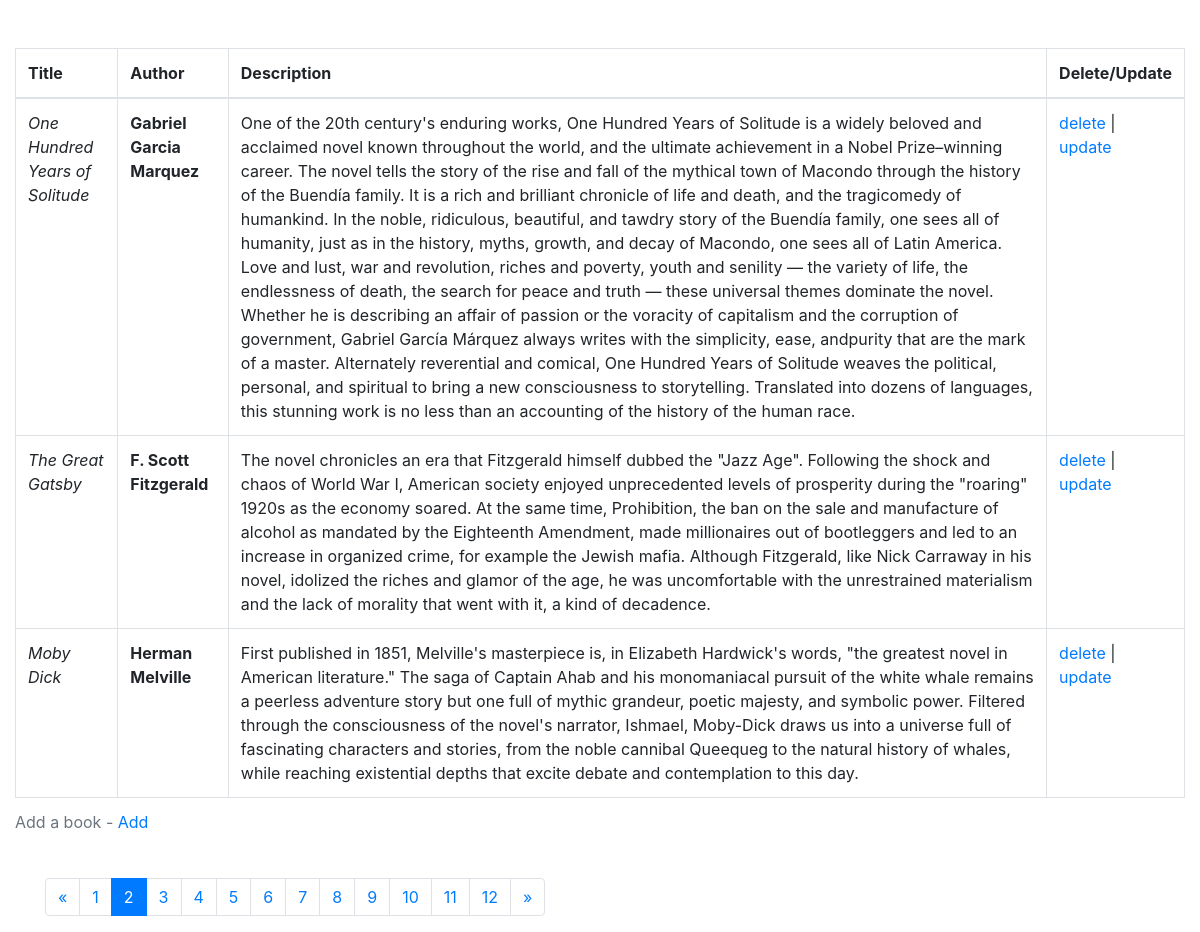
Screenshot of /?page=2 with the database file from the repository.
### books/models.py (models this page shows, shortened)
class Book(models.Model):
    title = models.CharField(max_length=220, unique=True)
    author = models.CharField(max_length=150)
    description = models.TextField()

### books/views.py (the view)
# urls.py: path('', index, name='books.home'),
def index(request):
    books = Book.objects.all()
    page = request.GET.get('page', 1)
    paginator = Paginator(books, 3)
    try:
        pages = paginator.page(page)
    except PageNotAnInteger:
        pages = paginator.page(1)
    except EmptyPage:
        pages = paginator.page(paginator.num_pages)
    return render(request, 'index.html', {'pages': pages})

### templates/index.html (shortened to what this page needs)
<!DOCTYPE html>
<html>
<head>
	<link rel="stylesheet" href="https://maxcdn.bootstrapcdn.com/bootstrap/4.0.0/css/bootstrap.min.css">
</head>
<body>
	<div class="container-fluid pt-5">
	<table class="table table-bordered">
		<caption><p>Add a book - <a href="{% url 'books.create' %}" title="">Add</a></p> </caption>
		<thead>
    		<tr>
      			<th>Title</th>
      			<th>Author</th>
      			<th>Description</th>
      			<th>Delete/Update</th>
    		</tr>
  		</thead>
  		<tbody>
	    	{% for book in pages %}
	      		<tr>
	      		<td><i>{{book.title}}</i></td>
				<td><b>{{book.author}}</b></td>
				<td>
					{{book.description}}
				</td>
				<td>
					<a href="{% url 'books.delete' book.pk%}" title="">delete</a> |
					<a href="{% url 'books.update' book.pk%}" title="">update</a>
				</td>
	      		</tr>
    		{% endfor %}
  		</tbody>
	</table>
	</div>
	{% if pages.has_other_pages %}
	<div class="container">
  	<ul class="pagination">
    	{% if pages.has_previous %}
	      <li class="page-item">
	      	<a class="page-link" href="?page={{ pages.previous_page_number }}">&laquo;</a>
	      </li>
	    {% else %}
    	  <li class="page-item"><span class="page-link">&laquo;</span></li>
    	{% endif %}
    	{% for i in pages.paginator.page_range %}
      		{% if pages.number == i %}
        		<li class="page-item active">
        			<span class="page-link">{{ i }}</span>
        		</li>
      		{% else %}
	        	<li class="page-item">
	        		<a class="page-link" href="?page={{ i }}">{{ i }}</a>
	        	</li>
      		{% endif %}
    	{% endfor %}
    	{% if pages.has_next %}
      		<li class="page-item">
      			<a class="page-link" href="?page={{ pages.next_page_number }}">&raquo;</a>
      		</li>
    	{% else %}
      		<li class="page-item"><span>&raquo;</span></li>
    	{% endif %}
  	</ul>
  	{% endif %}
  	</div>
</body>
</html>

### rows the page displays
Book: title "One Hundred Years of Solitude", author "Gabriel Garcia Marquez", description "One of the 20th century's enduring works, One Hundred Years of Solitude is a widely beloved and acclaimed novel known throughout the world, and the ultimate achievement in a Nobel Prize–winning career. The novel tells the story of the rise and fall of the mythical town of Macondo through the history of the Buendía family. It is a rich and brilliant chronicle of life and death, and the tragicomedy of humankind. In the noble, ridiculous, beautiful, and tawdry story of the Buendía family, one sees all of humanity, just as in the history, myths, growth, and decay of Macondo, one sees all of Latin America. Love and lust, war and revolution, riches and poverty, youth and senility — the variety of…"
Book: title "The Great Gatsby", author "F. Scott Fitzgerald", description "The novel chronicles an era that Fitzgerald himself dubbed the \"Jazz Age\". Following the shock and chaos of World War I, American society enjoyed unprecedented levels of prosperity during the \"roaring\" 1920s as the economy soared. At the same time, Prohibition, the ban on the sale and manufacture of alcohol as mandated by the Eighteenth Amendment, made millionaires out of bootleggers and led to an increase in organized crime, for example the Jewish mafia. Although Fitzgerald, like Nick Carraway in his novel, idolized the riches and glamor of the age, he was uncomfortable with the unrestrained materialism and the lack of morality that went with it, a kind of decadence."
Book: title "Moby Dick", author "Herman Melville", description "First published in 1851, Melville's masterpiece is, in Elizabeth Hardwick's words, \"the greatest novel in American literature.\" The saga of Captain Ahab and his monomaniacal pursuit of the white whale remains a peerless adventure story but one full of mythic grandeur, poetic majesty, and symbolic power. Filtered through the consciousness of the novel's narrator, Ishmael, Moby-Dick draws us into a universe full of fascinating characters and stories, from the noble cannibal Queequeg to the natural history of whales, while reaching existential depths that excite debate and contemplation to this day."

### other values shown
{{ i }} "1" "3" "4" "5" "6" "7" "8" "9" "10" "11" "12"
{{ i }} "2"
